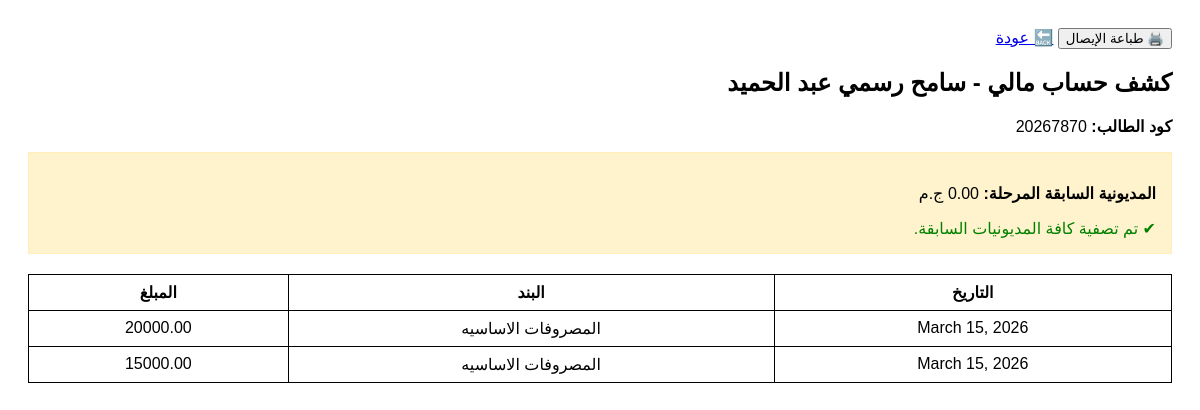
/finance/student/3/print-statement/ (signed in), run on the app's committed database.
### students/models.py (models this page shows, shortened)
class Student(models.Model):
    RELIGION_CHOICES = [("Muslim", "مسلم"), ("Christian", "مسيحي")]
    STATUS_CHOICES = [("New", "مستجد"), ("Transferred", "منقول"), ("Home", "عمال"), ("Promoted", "ناجح ومنقول")]
    GENDER_CHOICES = [('Male', 'ذكر'), ('Female', 'أنثى')]
    SPECIALIZATION_CHOICES = [
        ("General", "شعبة عامة"), ("Restaurant", "مطعم"), ("Kitchen", "مطبخ"),
        ("Guidance", "ارشاد"), ("Internal", "اشراف داخلي"), ("Computer", "حاسب الي"),
    ]
    image = models.ImageField("صورة الطالب", upload_to="students/", null=True, blank=True)
    registration_number = models.CharField("رقم القيد", max_length=50, unique=True, blank=True, null=True)
    first_name = models.CharField("الاسم الأول", max_length=100)
    last_name = models.CharField("اسم العائلة", max_length=100)
    national_id_validator = RegexValidator(
        regex=r'^\d{14}$',
        message="الرقم القومي يجب أن يتكون من 14 رقماً فقط."
    )
    national_id = models.CharField(
        "الرقم القومي",
        max_length=14,
        validators=[national_id_validator],
        unique=True,
        null=True, blank=True
    )
    student_code = models.CharField("كود الطالب", max_length=20, unique=True, editable=False)
    date_of_birth = models.DateField("تاريخ الميلاد", null=True, blank=True)
    birth_place = models.CharField("محل الميلاد", max_length=150, blank=True, null=True)
    gender = models.CharField(
        "النوع",
        max_length=10,
        choices=GENDER_CHOICES,
        null=True,
        blank=True
    )
    religion = models.CharField("الديانة", max_length=20, null=True, blank=True, choices=RELIGION_CHOICES)
    nationality = models.CharField("الجنسية", max_length=100, default="مصري")
    address = models.TextField("العنوان", blank=True, null=True)
    mother_name = models.CharField("اسم الأم", max_length=150, null=True, blank=True)
    phone = models.CharField("رقم التليفون", max_length=20, null=True, blank=True)
    enrollment_status = models.CharField("حالة القيد", max_length=20, choices=STATUS_CHOICES, default="New")
    integration_status = models.BooleanField("موقف الدمج", default=False)
    specialization = models.CharField("التخصص", max_length=30, choices=SPECIALIZATION_CHOICES, blank=True, null=True)
    previous_debt = models.DecimalField("مديونية سابقة مرحلة", max_digits=10, decimal_places=2, default=0)
    last_promotion_date = models.DateField(null=True, blank=True)
    grade = models.ForeignKey("students.Grade", on_delete=models.PROTECT, null=True, verbose_name="الصف الدراسي")
    classroom = models.ForeignKey("students.Classroom", on_delete=models.PROTECT, null=True, blank=True, verbose_name="الفصل")
    academic_year = models.ForeignKey("finance.AcademicYear", on_delete=models.CASCADE, verbose_name="السنة الدراسية", related_name="students")
    is_active = models.BooleanField("نشط", default=True)
    created_at = models.DateTimeField(auto_now_add=True)
    class Meta:
        ordering = ["-created_at"]
        verbose_name = "طالب"
        verbose_name_plural = "الطلاب"
    def get_full_name(self):
        first = self.first_name if self.first_name else ""
        last = self.last_name if self.last_name else ""
        full = f"{first} {last}".strip()
        return full if full else f"طالب رقم {self.student_code}"
    @property
    def current_year_fees_amount(self):
        from finance.models import StudentAccount
        account = StudentAccount.objects.filter(student=self, academic_year=self.academic_year).first()
        return Decimal(str(account.total_fees if account else 0))
    @property
    def total_paid_amount(self):
        from finance.models import Payment, RevenueCategory
        try:
            category = RevenueCategory.objects.get(name="المصروفات الاساسيه")
            total = Payment.objects.filter(
                student=self,
                academic_year=self.academic_year,
                revenue_category=category
            ).aggregate(total=Sum('amount_paid'))['total'] or 0
            return Decimal(str(total))
        except RevenueCategory.DoesNotExist:
            return Decimal("0.00")
    @property
    def current_remaining_amount(self):
        return self.current_year_fees_amount - self.total_paid_amount

### finance/models.py (models this page shows, shortened)
class Payment(models.Model):
    installment = models.ForeignKey(
        'StudentInstallment',
        on_delete=models.CASCADE,
        related_name="payments",
        null=True,
        blank=True,
        help_text="اتركه فارغاً للإيرادات الحرة"
    )
    student = models.ForeignKey(
        "students.Student",
        on_delete=models.CASCADE,
        related_name="all_payments",
        null=True,
        blank=True
    )
    revenue_category = models.ForeignKey(
        'RevenueCategory',
        on_delete=models.PROTECT,
        null=True,
        blank=False,
        verbose_name="فئة الإيراد"
    )
    academic_year = models.ForeignKey(
        'AcademicYear',
        on_delete=models.CASCADE,
        null=True,
        blank=True,
        verbose_name="السنة الدراسية"
    )
    amount_paid = models.DecimalField(
        max_digits=10,
        decimal_places=2,
        verbose_name="المبلغ المدفوع"
    )
    payment_date = models.DateField(
        default=timezone.now,
        verbose_name="تاريخ الدفع"
    )
    collected_by = models.ForeignKey(
        User,
        on_delete=models.SET_NULL,
        null=True,
        blank=True,
        related_name="collected_payments",
        verbose_name="المحصل (الموظف)"
    )
    is_closed = models.BooleanField(
        default=False,
        verbose_name="تم تقفيل الخزينة"
    )
    closure = models.ForeignKey(
        'DailyClosure',
        on_delete=models.SET_NULL,
        null=True,
        blank=True,
        related_name="payments",
        verbose_name="رقم الجرد/الإغلاق"
    )
    notes = models.TextField(null=True, blank=True, verbose_name="ملاحظات إضافية")
    class Meta:
        verbose_name = "عملية دفع"
        verbose_name_plural = "عمليات الدفع"
        ordering = ['-payment_date', '-id']

class RevenueCategory(models.Model):
    name = models.CharField(max_length=100, verbose_name="اسم الفئة")
    parent = models.ForeignKey(
        'self',
        on_delete=models.CASCADE,
        null=True,
        blank=True,
        related_name='subcategories', # ممتاز: يعبر عن الفئات التابعة
        verbose_name="الفئة الرئيسية"
    )
    class Meta:
        verbose_name = "فئة إيراد"
        verbose_name_plural = "فئات الإيرادات"

### finance/views.py (the view)
# urls.py: path('student/<int:student_id>/print-statement/', views.student_statement_print, name='student_statement_print'),
@login_required
def student_statement_print(request, student_id):
    student = get_object_or_404(Student, id=student_id)
    payments = Payment.objects.filter(
        student=student
    ).order_by('payment_date') # إزالة الفلترة بالسنة الدراسية لرؤية كل العمليات
    context = {
        'student': student,
        'payments': payments,
        'total_paid_all': student.total_paid_amount, # إجمالي المحصل (تأكد من مطابقة اسم الدالة في موديل الطالب)
        'total_required': student.current_year_fees_amount, # إجمالي المطلوب
        'remaining': student.current_remaining_amount, # المتبقي
    }
    return render(request, 'finance/student_statement_print.html', context)

### config/context_processors.py (called while the page is built)
def active_academic_year(request): # تأكد أن هذا هو نفس الاسم
    active_year = AcademicYear.objects.filter(is_active=True).first()
    return {'active_year': active_year}

### finance/templates/finance/student_statement_print.html (shortened to what this page needs)
<!DOCTYPE html>
<html lang="ar" dir="rtl">
<head>
</head>
<body>
    <div class="no-print">
        <button onclick="window.print()">🖨️ طباعة الإيصال</button>
        <a href="javascript:history.back()">🔙 عودة</a>
    </div>
    <h2>كشف حساب مالي - {{ student.get_full_name }}</h2>
    <p><strong>كود الطالب:</strong> {{ student.student_code }}</p>
    {% if user.is_staff or user.is_superuser %}
        <div class="no-print debt-alert">
            <p><strong>المديونية السابقة المرحلة:</strong> {{ student.previous_debt }} ج.م</p>
            {% if student.previous_debt > 0 %}
                <a href="{% url 'settle_old_debt' student.id %}" class="btn" style="background-color: #dc3545; color: white; padding: 5px 10px; text-decoration: none; border-radius: 4px;">
                    سداد مديونية قديمة (للمدير)
                </a>
            {% else %}
                <span style="color: green;">✔ تم تصفية كافة المديونيات السابقة.</span>
            {% endif %}
        </div>
    {% endif %}
    <table>
        <thead>
            <tr>
                <th>التاريخ</th>
                <th>البند</th>
                <th>المبلغ</th>
            </tr>
        </thead>
        <tbody>
            {% for payment in payments %}
            <tr>
                <td>{{ payment.payment_date }}</td>
                <td>{{ payment.revenue_category.name }}</td>
                <td>{{ payment.amount_paid }}</td>
            </tr>
            {% empty %}
            <tr>
                <td colspan="3">لا توجد دفعات مسجلة حالياً.</td>
            </tr>
            {% endfor %}
        </tbody>
    </table>
</body>
</html>

### finance/templates/finance/student_statement_print.html (style rules this page uses)
body { font-family: sans-serif; padding: 20px; }
table { width: 100%; border-collapse: collapse; margin-top: 20px; }
th, td { border: 1px solid #000; padding: 8px; text-align: center; }
.no-print { margin-bottom: 20px; }
.debt-alert { background-color: #fff3cd; padding: 15px; margin-top: 10px; border: 1px solid #ffeeba; }

### data on the page
Student: get_full_name "سامح رسمي عبد الحميد", student_code "20267870", previous_debt "0.00"
Payment: payment_date "March 15, 2026", revenue_category.name "المصروفات الاساسيه", amount_paid "20000.00"
Payment: payment_date "March 15, 2026", revenue_category.name "المصروفات الاساسيه", amount_paid "15000.00"
